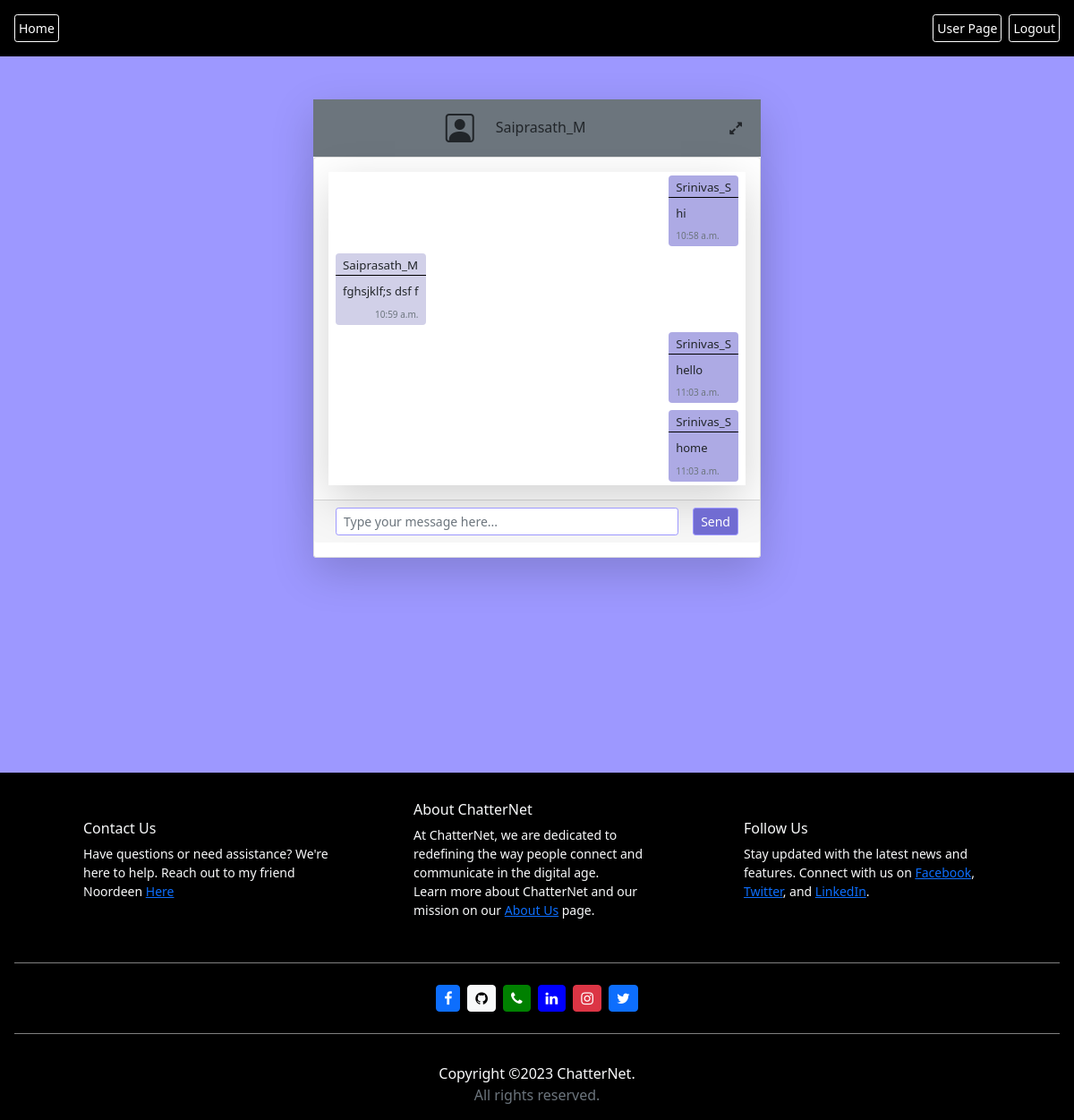
Page /chat_Saiprasath_M/ (signed in) on the committed database.
### App/models.py (models this page shows, shortened)
class Register_table(models.Model):
    id = models.AutoField( primary_key=True,verbose_name ='ID')
    firstname = models.CharField(max_length=200,  validators=[validate_password_model,RegexValidator("^[a-zA-Z]*$", message='Only alphabets are allowed')])
    lastname = models.CharField(max_length=200,validators=[RegexValidator("^[a-zA-Z]*$", message='Only alphabets are allowed')])
    email = models.CharField(max_length=254,unique=True,validators=[validators.EmailValidator(),validate_mail] )
    password = models.CharField(max_length=250,validators=[validate_password_model])
    username = models.CharField(max_length=400, blank=True)  # New field to store the full name

### Chat/models.py (models this page shows)
class Messages(models.Model):
    message = models.CharField(max_length=20000)
    user = models.ForeignKey(Register_table, on_delete=models.CASCADE)
    chat_with = models.ForeignKey(Add_chat, on_delete=models.CASCADE)
    room_name=models.CharField(max_length=200)
    date = models.DateTimeField(auto_now_add=True)

### Chat/views.py (the view)
# urls.py: path('chat_<str:username>/', chat_view, name='chat'),
def chat_view(request,username):
    loggedinUser = request.session.get('username')
    if loggedinUser is None:
        return redirect('login')
    common_room_name = get_common_room_name(loggedinUser, username)
    print("common_room_name",common_room_name)
    Message_field = Get_message_model(request.POST or None)
    chat_user = Add_chat.objects.filter(username=username)
    current_time = datetime.now().time()
    chat_history = Messages.objects.filter(room_name=common_room_name).order_by('date')
    context = {
        'loggedinUser': loggedinUser,
        'username': username,
        'common_room_name': common_room_name,
        'Message_field':Message_field,
        'chat_history':chat_history,
        'chat_user':chat_user,
        'current_time':current_time,
    }
    return render(request,"chat.html" ,context)

### Chat/forms.py
class Get_message_model(ModelForm):
    class Meta:
        model = Messages
        fields = ["message"]
        widgets = {
            'message': forms.TextInput(attrs={'class': 'form-control form-control-sm mx-2', 'placeholder': 'Type your message here...','id':'messageInput'}),
        }

### Chat/consumers.py (called while the page is built)
def get_common_room_name(username1, username2):
    if username1 < username2:
        return f"chat_{username1}_{username2}"
    else:
        return f"chat_{username2}_{username1}"

### Chat/templates/chat.html (shortened to what this page needs)
{% extends 'home.html' %}
{% block nav %}
<div class="nav-bg d-flex justify-content-start p-3">
    <a class="btn btn-sm btn-outline-danger text-decoration-none p-1 " href="/">Home</a>
    <span class="flex-grow-1"></span>
    <a class="btn btn-sm btn-outline-danger text-decoration-none p-1 mx-2" href="{% url 'success' %}">User Page</a>
    <a class="btn btn-sm btn-outline-danger text-decoration-none p-1" href="{% url 'logout' %}">Logout</a>
</div>
{% endblock %}
{% block content %}
<div class="d-flex mb-4 justify-content-evenly align-items-center">
    <div id="idForWidth" class=" shadow-lg m-5 bg-light rounded col-md-7 col-lg-6 col-xl-5 col-sm-8 col-xxl-4">
        <div class=" d-flex flex-row justify-content-center align-items-center bg-secondary px-2 py-4 p-sm-0">
            <div class="d-flex flex-row justify-content-center align-items-center">
                <i class="py-3 fa-2x bi bi-person-square d-sm-block d-none px-3"></i>
                <p class="h6 px-2 m-0">{{username}} </p>
            </div>
            <button class="btn mx-2" id="fullscreenButton"><i class="fa fa-expand"></i></button>
        </div>
        <div class="card">
            <div class="card-body">
                <div id="chatBox" class="d-flex flex-column shadow-lg " style="height: 350px; overflow-y: scroll;">
                    {% for chat in chat_history %}
                    <div class=" chat-message {% if chat.user.username == loggedinUser %}from-loggedin-user{% endif %}">
                        <div class=" mx-2 my-1 rounded d-flex flex-column"
                            style="width:fit-content; max-width: 65%; background-color:#d1d0e8; {% if chat.user.username == loggedinUser %} background-color:#adaae4 {% endif %} ">
                            <div class="m-0 pt-1" style="border-bottom:1px solid black;">
                                <p class="d-flex flex-column m-0 px-2 my-0 {% if chat.user.username == loggedinUser %}align-items-end{% else %}align-items-start {% endif %}"
                                    style="font-size:smaller; ">{{chat.user.username}}</p>
                            </div>
                            <span class="mx-2 mt-2" style="font-size:small;">{{ chat.message }}</span>
                            <div>
                                <p class=" d-flex flex-column text-muted mx-2 my-2 mb-1 {% if chat.user.username == loggedinUser %}align-items-start{% else %}align-items-end {% endif %}"
                                    style="font-size:x-small;">{{chat.date | time}}
                                </p>
                            </div>
                        </div>
                    </div>
                    {% endfor %}
                </div>
            </div>
            <div class=" ">
                <form class="card-footer d-flex flex-row" method="post" action="">
                    {% for field in Message_field %}
                    {{ field }}
                    {% endfor %}
                    <button id="sendButton" type="submit" class="btn btn-success btn-sm mx-2">Send</button>
                </form>
            </div>
        </div>
    </div>
</div>
{% endblock %}

### App/static/index.css (style rules this page uses)
.bg { background-color: #9d98ff; }
.btn-success { background-color: #716cd2; border-color: #9d98ff; color: white; }
.btn-outline-danger { background-color: transparent; border-color: white; color: #fff; }
.form-control { border: 1px groove #9d98ff; }
.nav-bg { background-color: black; }

### Chat/templates/chat.html (style rules this page uses)
.chat-message { display: flex; flex-direction: column; align-items: flex-start; }
.from-loggedin-user { display: flex; flex-direction: column; align-items: flex-end; }

### rows in the picture
Register_table: username "Saiprasath_M"
Messages: user.username "Srinivas_S", message "hi", date "10:58 a.m."
Messages: user.username "Saiprasath_M", message "fghsjklf;s dsf f", date "10:59 a.m."
Messages: user.username "Srinivas_S", message "hello", date "11:03 a.m."
Messages: user.username "Srinivas_S", message "home", date "11:03 a.m."
